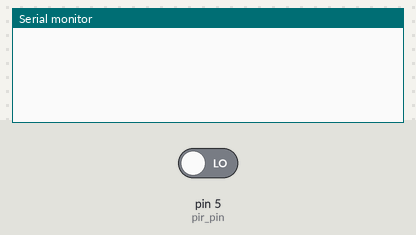
Bench run of a sketch on a simulated Arduino Uno, built with avr-gcc and run on an emulated ATmega328P. Shown: the last lines printed to the serial monitor. The inputs (shaded band) are chosen by the test bench; at power-on: pin 5 (pir_pin) LOW.

Above: at 1.2 s.
1.3 s: pin 5 (pir_pin) driven HIGH
At 2.4 s:
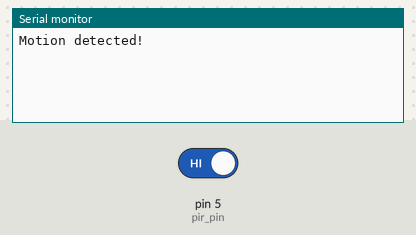
2.8 s: pin 5 (pir_pin) driven LOW
At 3.5 s:
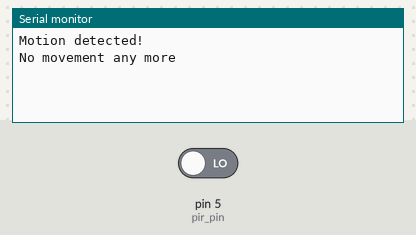

Measured:
- after the input at 1.3 s, the serial monitor: prints a new line at once (image 1)
- after the input at 2.8 s, the serial monitor: prints a new line at once (image 2)

The sketch:

task1_example.ino
```cpp
const int pir_pin = 5;           // passive infrared sensor pin
bool in_motion = false;

void setup(){
    Serial.begin(9600);          // initialize serial with 9600 baud rate
    pinMode(pir_pin, INPUT);     // set pin #5 as an input from PIR
}

void loop(){
    if(digitalRead(pir_pin) == HIGH  &&  !in_motion){
      Serial.println("Motion detected!");
      in_motion = true;
    }
    if(digitalRead(pir_pin) == LOW  &&  in_motion){
      Serial.println("No movement any more");
      in_motion = false;
    }
}
```
